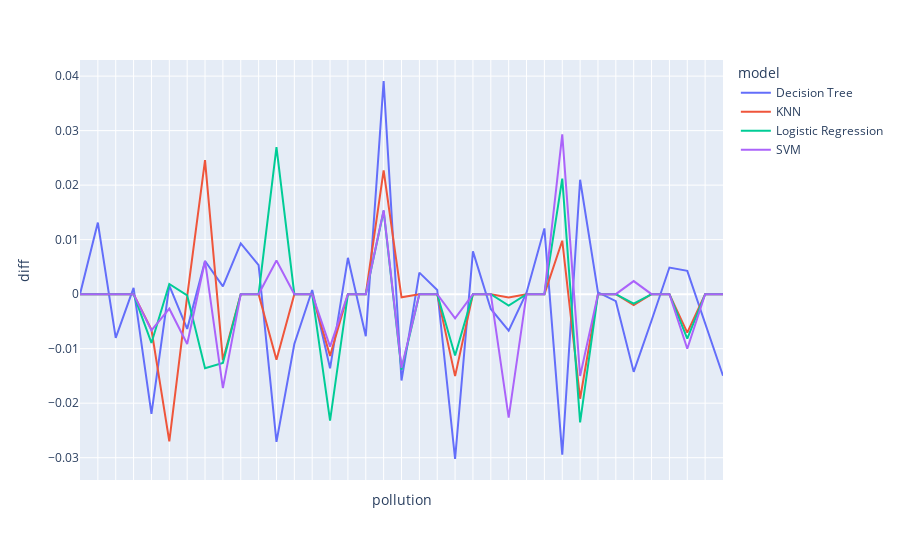

The notebook cell saved with this chart:
### Code cell
li = df.pollution.unique()
agg = df.groupby(['model','group_index'])['diff'].mean()
agg = pd.DataFrame(agg).reset_index()

agg['pollution'] = agg['group_index'].apply(lambda x: li[x])

agg['completeness'] = agg['pollution'].str.extract(r'completness_pollution_([0-9.]+)')
agg['accuracy'] = agg['pollution'].str.extract(r'feature_accuracy_pollution_([0-9.]+)')
agg['dupp_fac'] = agg['pollution'].str.extract(r'duplicate_factor_([0-9]+)')


fig = px.line(agg.fillna(0), x="pollution", y="diff", color='model')

fig.update_xaxes(showticklabels=False)

fig.show()

### Figure 1 — Plotly figure (JSON) as saved in the notebook; plotly's stock layout.template omitted (floating-point values rounded to 4 significant figures)
{"data": [{"hovertemplate": "model=Decision Tree<br>pollution=%{x}<br>diff=%{y}<extra></extra>", "legendgroup": "Decision Tree", "line": {"color": "#636efa", "dash": "solid"}, "marker": {"symbol": "circle"}, "mode": "lines", "name": "Decision Tree", "orientation": "v", "showlegend": true, "type": "scatter", "x": [0, "duplicate_factor_3", "duplicate_factor_5", "duplicate_factor_7", "completness_pollution_0.2", "completness_pollution_0.4", "completness_pollution_0.6", "feature_accuracy_pollution_0.2", "duplicate_factor_3_completness_pollution_0.2_feature_accuracy_pollution_0.2_random_seed_42", "duplicate_factor_5_completness_pollution_0.2_feature_accuracy_pollution_0.2_random_seed_42", "duplicate_factor_7_completness_pollution_0.2_feature_accuracy_pollution_0.2_random_seed_42", "duplicate_factor_3_completness_pollution_0.4_feature_accuracy_pollution_0.2_random_seed_42", "duplicate_factor_5_completness_pollution_0.4_feature_accuracy_pollution_0.2_random_seed_42", "duplicate_factor_7_completness_pollution_0.4_feature_accuracy_pollution_0.2_random_seed_42", "duplicate_factor_3_completness_pollution_0.6_feature_accuracy_pollution_0.2_random_seed_42", "duplicate_factor_5_completness_pollution_0.6_feature_accuracy_pollution_0.2_random_seed_42", "duplicate_factor_7_completness_pollution_0.6_feature_accuracy_pollution_0.2_random_seed_42", "feature_accuracy_pollution_0.4", "duplicate_factor_3_completness_pollution_0.2_feature_accuracy_pollution_0.4_random_seed_42", "duplicate_factor_5_completness_pollution_0.2_feature_accuracy_pollution_0.4_random_seed_42", "duplicate_factor_7_completness_pollution_0.2_feature_accuracy_pollution_0.4_random_seed_42", "duplicate_factor_3_completness_pollution_0.4_feature_accuracy_pollution_0.4_random_seed_42", "duplicate_factor_5_completness_pollution_0.4_feature_accuracy_pollution_0.4_random_seed_42", "duplicate_factor_7_completness_pollution_0.4_feature_accuracy_pollution_0.4_random_seed_42", "duplicate_factor_3_completness_pollution_0.6_feature_accuracy_pollution_0.4_random_seed_42", "duplicate_factor_5_completness_pollution_0.6_feature_accuracy_pollution_0.4_random_seed_42", "duplicate_factor_7_completness_pollution_0.6_feature_accuracy_pollution_0.4_random_seed_42", "feature_accuracy_pollution_0.6", "duplicate_factor_3_completness_pollution_0.2_feature_accuracy_pollution_0.6_random_seed_42", "duplicate_factor_5_completness_pollution_0.2_feature_accuracy_pollution_0.6_random_seed_42", "duplicate_factor_7_completness_pollution_0.2_feature_accuracy_pollution_0.6_random_seed_42", "duplicate_factor_3_completness_pollution_0.4_feature_accuracy_pollution_0.6_random_seed_42", "duplicate_factor_5_completness_pollution_0.4_feature_accuracy_pollution_0.6_random_seed_42", "duplicate_factor_7_completness_pollution_0.4_feature_accuracy_pollution_0.6_random_seed_42", "duplicate_factor_3_completness_pollution_0.6_feature_accuracy_pollution_0.6_random_seed_42", "duplicate_factor_5_completness_pollution_0.6_feature_accuracy_pollution_0.6_random_seed_42", "duplicate_factor_7_completness_pollution_0.6_feature_accuracy_pollution_0.6_random_seed_42"], "xaxis": "x", "y": [0, 0.01314, -0.008033, 0.001152, -0.02197, 0.001575, -0.006389, 0.006085, 0.001431, 0.009324, 0.005328, -0.02709, -0.009142, 0.0007522, -0.0136, 0.006668, -0.00771, 0.0391, -0.01585, 0.003948, 0.0007783, -0.03024, 0.007844, -0.002709, -0.006706, 0.0002758, 0.01206, -0.02945, 0.02099, 0.0003385, -0.001286, -0.01426, -0.004829, 0.004886, 0.00427, -0.005511, -0.01497], "yaxis": "y"}, {"hovertemplate": "model=KNN<br>pollution=%{x}<br>diff=%{y}<extra></extra>", "legendgroup": "KNN", "line": {"color": "#EF553B", "dash": "solid"}, "marker": {"symbol": "circle"}, "mode": "lines", "name": "KNN", "orientation": "v", "showlegend": true, "type": "scatter", "x": [0, "duplicate_factor_3", "duplicate_factor_5", "duplicate_factor_7", "completness_pollution_0.2", "completness_pollution_0.4", "completness_pollution_0.6", "feature_accuracy_pollution_0.2", "duplicate_factor_3_completness_pollution_0.2_feature_accuracy_pollution_0.2_random_seed_42", "duplicate_factor_5_completness_pollution_0.2_feature_accuracy_pollution_0.2_random_seed_42", "duplicate_factor_7_completness_pollution_0.2_feature_accuracy_pollution_0.2_random_seed_42", "duplicate_factor_3_completness_pollution_0.4_feature_accuracy_pollution_0.2_random_seed_42", "duplicate_factor_5_completness_pollution_0.4_feature_accuracy_pollution_0.2_random_seed_42", "duplicate_factor_7_completness_pollution_0.4_feature_accuracy_pollution_0.2_random_seed_42", "duplicate_factor_3_completness_pollution_0.6_feature_accuracy_pollution_0.2_random_seed_42", "duplicate_factor_5_completness_pollution_0.6_feature_accuracy_pollution_0.2_random_seed_42", "duplicate_factor_7_completness_pollution_0.6_feature_accuracy_pollution_0.2_random_seed_42", "feature_accuracy_pollution_0.4", "duplicate_factor_3_completness_pollution_0.2_feature_accuracy_pollution_0.4_random_seed_42", "duplicate_factor_5_completness_pollution_0.2_feature_accuracy_pollution_0.4_random_seed_42", "duplicate_factor_7_completness_pollution_0.2_feature_accuracy_pollution_0.4_random_seed_42", "duplicate_factor_3_completness_pollution_0.4_feature_accuracy_pollution_0.4_random_seed_42", "duplicate_factor_5_completness_pollution_0.4_feature_accuracy_pollution_0.4_random_seed_42", "duplicate_factor_7_completness_pollution_0.4_feature_accuracy_pollution_0.4_random_seed_42", "duplicate_factor_3_completness_pollution_0.6_feature_accuracy_pollution_0.4_random_seed_42", "duplicate_factor_5_completness_pollution_0.6_feature_accuracy_pollution_0.4_random_seed_42", "duplicate_factor_7_completness_pollution_0.6_feature_accuracy_pollution_0.4_random_seed_42", "feature_accuracy_pollution_0.6", "duplicate_factor_3_completness_pollution_0.2_feature_accuracy_pollution_0.6_random_seed_42", "duplicate_factor_5_completness_pollution_0.2_feature_accuracy_pollution_0.6_random_seed_42", "duplicate_factor_7_completness_pollution_0.2_feature_accuracy_pollution_0.6_random_seed_42", "duplicate_factor_3_completness_pollution_0.4_feature_accuracy_pollution_0.6_random_seed_42", "duplicate_factor_5_completness_pollution_0.4_feature_accuracy_pollution_0.6_random_seed_42", "duplicate_factor_7_completness_pollution_0.4_feature_accuracy_pollution_0.6_random_seed_42", "duplicate_factor_3_completness_pollution_0.6_feature_accuracy_pollution_0.6_random_seed_42", "duplicate_factor_5_completness_pollution_0.6_feature_accuracy_pollution_0.6_random_seed_42", "duplicate_factor_7_completness_pollution_0.6_feature_accuracy_pollution_0.6_random_seed_42"], "xaxis": "x", "y": [0, 0, 0, 0, -0.006509, -0.027, -0.0003849, 0.0246, -0.01211, 0, 0, -0.01204, 0, 0, -0.01132, 0, 0, 0.02272, -0.0005845, 0, 0, -0.01503, 0, 0, -0.0006042, 0, 0, 0.009804, -0.01919, 0, 0, -0.001987, 0, 0, -0.007062, 0, 0], "yaxis": "y"}, {"hovertemplate": "model=Logistic Regression<br>pollution=%{x}<br>diff=%{y}<extra></extra>", "legendgroup": "Logistic Regression", "line": {"color": "#00cc96", "dash": "solid"}, "marker": {"symbol": "circle"}, "mode": "lines", "name": "Logistic Regression", "orientation": "v", "showlegend": true, "type": "scatter", "x": [0, "duplicate_factor_3", "duplicate_factor_5", "duplicate_factor_7", "completness_pollution_0.2", "completness_pollution_0.4", "completness_pollution_0.6", "feature_accuracy_pollution_0.2", "duplicate_factor_3_completness_pollution_0.2_feature_accuracy_pollution_0.2_random_seed_42", "duplicate_factor_5_completness_pollution_0.2_feature_accuracy_pollution_0.2_random_seed_42", "duplicate_factor_7_completness_pollution_0.2_feature_accuracy_pollution_0.2_random_seed_42", "duplicate_factor_3_completness_pollution_0.4_feature_accuracy_pollution_0.2_random_seed_42", "duplicate_factor_5_completness_pollution_0.4_feature_accuracy_pollution_0.2_random_seed_42", "duplicate_factor_7_completness_pollution_0.4_feature_accuracy_pollution_0.2_random_seed_42", "duplicate_factor_3_completness_pollution_0.6_feature_accuracy_pollution_0.2_random_seed_42", "duplicate_factor_5_completness_pollution_0.6_feature_accuracy_pollution_0.2_random_seed_42", "duplicate_factor_7_completness_pollution_0.6_feature_accuracy_pollution_0.2_random_seed_42", "feature_accuracy_pollution_0.4", "duplicate_factor_3_completness_pollution_0.2_feature_accuracy_pollution_0.4_random_seed_42", "duplicate_factor_5_completness_pollution_0.2_feature_accuracy_pollution_0.4_random_seed_42", "duplicate_factor_7_completness_pollution_0.2_feature_accuracy_pollution_0.4_random_seed_42", "duplicate_factor_3_completness_pollution_0.4_feature_accuracy_pollution_0.4_random_seed_42", "duplicate_factor_5_completness_pollution_0.4_feature_accuracy_pollution_0.4_random_seed_42", "duplicate_factor_7_completness_pollution_0.4_feature_accuracy_pollution_0.4_random_seed_42", "duplicate_factor_3_completness_pollution_0.6_feature_accuracy_pollution_0.4_random_seed_42", "duplicate_factor_5_completness_pollution_0.6_feature_accuracy_pollution_0.4_random_seed_42", "duplicate_factor_7_completness_pollution_0.6_feature_accuracy_pollution_0.4_random_seed_42", "feature_accuracy_pollution_0.6", "duplicate_factor_3_completness_pollution_0.2_feature_accuracy_pollution_0.6_random_seed_42", "duplicate_factor_5_completness_pollution_0.2_feature_accuracy_pollution_0.6_random_seed_42", "duplicate_factor_7_completness_pollution_0.2_feature_accuracy_pollution_0.6_random_seed_42", "duplicate_factor_3_completness_pollution_0.4_feature_accuracy_pollution_0.6_random_seed_42", "duplicate_factor_5_completness_pollution_0.4_feature_accuracy_pollution_0.6_random_seed_42", "duplicate_factor_7_completness_pollution_0.4_feature_accuracy_pollution_0.6_random_seed_42", "duplicate_factor_3_completness_pollution_0.6_feature_accuracy_pollution_0.6_random_seed_42", "duplicate_factor_5_completness_pollution_0.6_feature_accuracy_pollution_0.6_random_seed_42", "duplicate_factor_7_completness_pollution_0.6_feature_accuracy_pollution_0.6_random_seed_42"], "xaxis": "x", "y": [0, 0, 0, 0, -0.008945, 0.00186, -0.0002063, -0.0136, -0.01261, 0, 0, 0.02695, 0, 0, -0.0232, 0, 0, 0.01525, -0.01386, 0, 0, -0.01126, 0, 0, -0.002074, 0, 0, 0.0212, -0.02353, 0, 0, -0.001746, 0, 0, -0.008164, 0, 0], "yaxis": "y"}, {"hovertemplate": "model=SVM<br>pollution=%{x}<br>diff=%{y}<extra></extra>", "legendgroup": "SVM", "line": {"color": "#ab63fa", "dash": "solid"}, "marker": {"symbol": "circle"}, "mode": "lines", "name": "SVM", "orientation": "v", "showlegend": true, "type": "scatter", "x": [0, "duplicate_factor_3", "duplicate_factor_5", "duplicate_factor_7", "completness_pollution_0.2", "completness_pollution_0.4", "completness_pollution_0.6", "feature_accuracy_pollution_0.2", "duplicate_factor_3_completness_pollution_0.2_feature_accuracy_pollution_0.2_random_seed_42", "duplicate_factor_5_completness_pollution_0.2_feature_accuracy_pollution_0.2_random_seed_42", "duplicate_factor_7_completness_pollution_0.2_feature_accuracy_pollution_0.2_random_seed_42", "duplicate_factor_3_completness_pollution_0.4_feature_accuracy_pollution_0.2_random_seed_42", "duplicate_factor_5_completness_pollution_0.4_feature_accuracy_pollution_0.2_random_seed_42", "duplicate_factor_7_completness_pollution_0.4_feature_accuracy_pollution_0.2_random_seed_42", "duplicate_factor_3_completness_pollution_0.6_feature_accuracy_pollution_0.2_random_seed_42", "duplicate_factor_5_completness_pollution_0.6_feature_accuracy_pollution_0.2_random_seed_42", "duplicate_factor_7_completness_pollution_0.6_feature_accuracy_pollution_0.2_random_seed_42", "feature_accuracy_pollution_0.4", "duplicate_factor_3_completness_pollution_0.2_feature_accuracy_pollution_0.4_random_seed_42", "duplicate_factor_5_completness_pollution_0.2_feature_accuracy_pollution_0.4_random_seed_42", "duplicate_factor_7_completness_pollution_0.2_feature_accuracy_pollution_0.4_random_seed_42", "duplicate_factor_3_completness_pollution_0.4_feature_accuracy_pollution_0.4_random_seed_42", "duplicate_factor_5_completness_pollution_0.4_feature_accuracy_pollution_0.4_random_seed_42", "duplicate_factor_7_completness_pollution_0.4_feature_accuracy_pollution_0.4_random_seed_42", "duplicate_factor_3_completness_pollution_0.6_feature_accuracy_pollution_0.4_random_seed_42", "duplicate_factor_5_completness_pollution_0.6_feature_accuracy_pollution_0.4_random_seed_42", "duplicate_factor_7_completness_pollution_0.6_feature_accuracy_pollution_0.4_random_seed_42", "feature_accuracy_pollution_0.6", "duplicate_factor_3_completness_pollution_0.2_feature_accuracy_pollution_0.6_random_seed_42", "duplicate_factor_5_completness_pollution_0.2_feature_accuracy_pollution_0.6_random_seed_42", "duplicate_factor_7_completness_pollution_0.2_feature_accuracy_pollution_0.6_random_seed_42", "duplicate_factor_3_completness_pollution_0.4_feature_accuracy_pollution_0.6_random_seed_42", "duplicate_factor_5_completness_pollution_0.4_feature_accuracy_pollution_0.6_random_seed_42", "duplicate_factor_7_completness_pollution_0.4_feature_accuracy_pollution_0.6_random_seed_42", "duplicate_factor_3_completness_pollution_0.6_feature_accuracy_pollution_0.6_random_seed_42", "duplicate_factor_5_completness_pollution_0.6_feature_accuracy_pollution_0.6_random_seed_42", "duplicate_factor_7_completness_pollution_0.6_feature_accuracy_pollution_0.6_random_seed_42"], "xaxis": "x", "y": [0, 0, 0, 0, -0.006656, -0.002663, -0.009155, 0.006087, -0.01723, 0, 0, 0.006158, 0, 0, -0.009633, 0, 0, 0.01541, -0.01352, 0, 0, -0.004431, 0, 0, -0.02264, 0, 0, 0.02931, -0.01502, 0, 0, 0.002396, 0, 0, -0.01001, 0, 0], "yaxis": "y"}], "layout": {"legend": {"title": {"text": "model"}, "tracegroupgap": 0}, "margin": {"t": 60}, "xaxis": {"anchor": "y", "domain": [0, 1], "showticklabels": false, "title": {"text": "pollution"}}, "yaxis": {"anchor": "x", "domain": [0, 1], "title": {"text": "diff"}}}}
